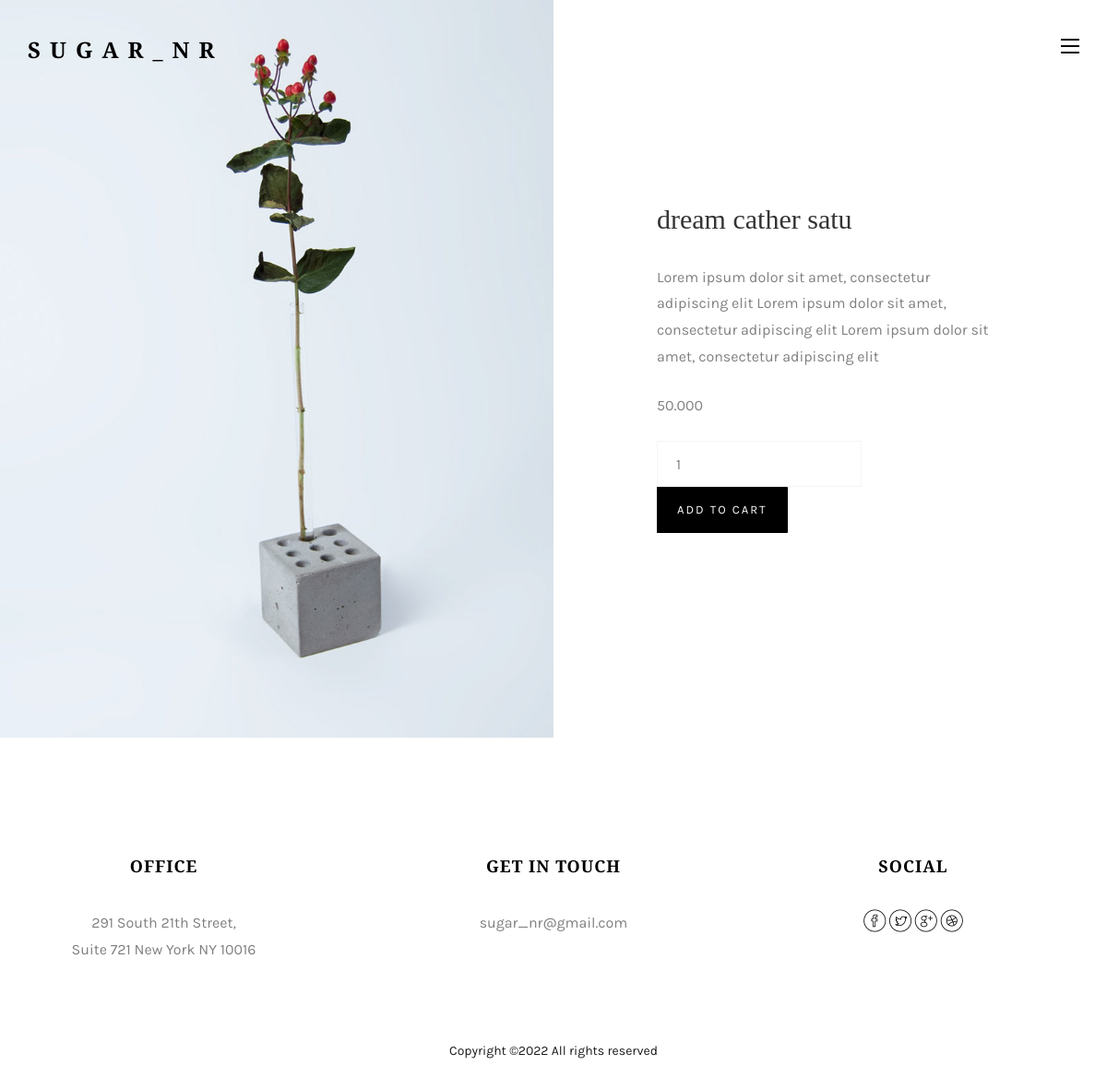
The app's page /front/produkdetail/1 with its own data.
### tables this page shows
CREATE TABLE `produk` (
  `id` int(11) NOT NULL,
  `nama` varchar(255) NOT NULL,
  `keterangan` text NOT NULL,
  `harga` int(11) NOT NULL,
  `jumlah` int(11) NOT NULL,
  `image` varchar(255) NOT NULL,
  `created_at` timestamp NOT NULL DEFAULT current_timestamp(),
  `updated_at` datetime NOT NULL,
  `status` varchar(255) NOT NULL
);

### application/controllers/Front.php (called while the page is built, shortened)
<?php
class Front extends CI_Controller
{
    public function __construct()
    {
        $this->load->model("Produk_model", "produk");
        $this->load->model("Pelanggan_model", "pelanggan");
        $this->load->model("Cart_model", "cart");
        $this->load->model("Transaksi_model", "transaksi");
    }
    public function produkdetail($id)
    {
        $data['title'] = 'produk';
        $data['menu'] = 'Produk';
        $data['produk'] = $this->produk->getById($id);
        $this->load->view('front_templates/header', $data);
        $this->load->view('front_templates/navbar', $data);
        $this->load->view('front_templates/topbar', $data);
        $this->load->view('front/produkdetail', $data);
        $this->load->view('front_templates/footer');
    }
}

### index.php (called while the page is built, shortened)
<?php
require_once BASEPATH.'core/CodeIgniter.php';

### application/models/Produk_model.php (called while the page is built, shortened)
<?php defined('BASEPATH') or exit('No direct script access allowed');
class Produk_model extends CI_Model
{
    private $_table = "produk";
    public function getById($id)
    {
        return $this->db->get_where($this->_table, ["id" => $id])->row_array();
    }
}

### application/views/front/produkdetail.php (the view, shortened to what this page needs)
<div class="work-single-flex js-fullheight">
	<div class="col-half js-full-height work-img" style="background-image: url(<?= base_url('produk/' . $produk['image']); ?>);"></div>
	<div class="col-half js-fullheight">
		<div class="display-t js-fullheight">
			<div class="display-tc js-fullheight">
				<div class="work-desc">
					<h2><?= $produk['nama']; ?></h2>
					<p><?= $produk['keterangan']; ?></p>
					<p><?= number_format($produk['harga'], 0, ',', '.') ?></p>
					<form class="form-inline qbstp-header-subscribe" action="<?= base_url('front/addtocart'); ?>" method="POST">
						<div class="col-three-forth">
							<div class="form-group">
								<input type="text" class="form-control" id="jumlah" name="jumlah" placeholder="Jumlah" value="1">
							</div>
						</div>
						<div class="col-one-third">
							<div class="form-group">
								<button type="submit" class="btn btn-primary">Add to cart</button>
							</div>
						</div>
					</form>
				</div>
			</div>
		</div>
	</div>
</div>

### bato/css/style.css (style rules this page uses)
body { font-family: "Karla", Arial, sans-serif; line-height: 1.8; font-size: 16px; font-weight: 400; background: #fff; color: gray; }
p, span { margin-bottom: 1.5em; font-weight: 400; font-family: "Karla", Arial, sans-serif; }
h1, h2, h3, h4, h5, h6 { color: rgba(0, 0, 0, 0.8); font-family: "Playfair Display", Georgia, serif; margin: 0 0 30px 0; line-height: 1.3; }
.hero-img, .about-img, .work-img, .gallery { background-size: cover; background-position: center center; background-repeat: no-repeat; position: relative; }
.work-single-flex { width: 100%; display: -webkit-box; display: -moz-box; display: -ms-flexbox; display: -webkit-flex; display: flex; -ms-flex-wrap: wrap; flex-wrap: wrap; -webkit-flex-wrap: wrap; -moz-flex-wrap: wrap; }
.work-single-flex .col-half { width: 50%; position: relative; }
.work-single-flex .display-t { display: table; width: 100%; }
.work-single-flex .display-tc { display: table-cell; vertical-align: middle; }
.work-single-flex .work-desc { padding: 7em; }
.btn { margin-right: 4px; margin-bottom: 4px; font-size: 13px !important; font-weight: 400; text-transform: uppercase; letter-spacing: 2px; -webkit-border-radius: 1px; -moz-border-radius: 1px; -ms-border-radius: 1px; border-radius: 1px; -webkit-transition: 0.5s; -o-transition: 0.5s; transition: 0.5s; padding: 8px 20px; }
.btn-primary { background: #F9CE00; color: #fff; border: 2px solid #F9CE00; }
.form-control { -webkit-box-shadow: none; -moz-box-shadow: none; -ms-box-shadow: none; -o-box-shadow: none; box-shadow: none; border: 1px solid whitesmoke; font-size: 16px; font-weight: 300; -webkit-border-radius: 0px; -moz-border-radius: 0px; -ms-border-radius: 0px; border-radius: 0px; }
input[type="text"] { height: 50px; }
.form-group { margin-bottom: 30px; }
.qbstp-header-subscribe { display: -webkit-box; display: -moz-box; display: -ms-flexbox; display: -webkit-flex; display: flex; -ms-flex-wrap: wrap; flex-wrap: wrap; -webkit-flex-wrap: wrap; -moz-flex-wrap: wrap; width: 100%; padding: 0; }
.qbstp-header-subscribe .col-three-forth { width: 70%; }
.qbstp-header-subscribe .col-one-third { width: 30%; }
.qbstp-header-subscribe .col-three-forth, .qbstp-header-subscribe .col-one-third { display: table; height: 50px; float: left; }
.qbstp-header-subscribe .form-control { background: transparent; }
.qbstp-header-subscribe .form-group { position: relative; width: 100%; display: table-cell; vertical-align: middle; }
.qbstp-header-subscribe button { border-top-left-radius: 0px !important; border-bottom-left-radius: 0px !important; background: #000; color: #fff; border: none; padding: 10px 20px; text-transform: uppercase; height: 50px; width: 100%; display: block; }

### records on screen
produk: image (picture), nama "dream cather satu", keterangan "Lorem ipsum dolor sit amet, consectetur adipiscing elit Lorem ipsum dolor sit amet, consectetur adipiscing elit Lorem ipsum dolor sit amet, consectetur adipiscing elit", harga "50.000"
